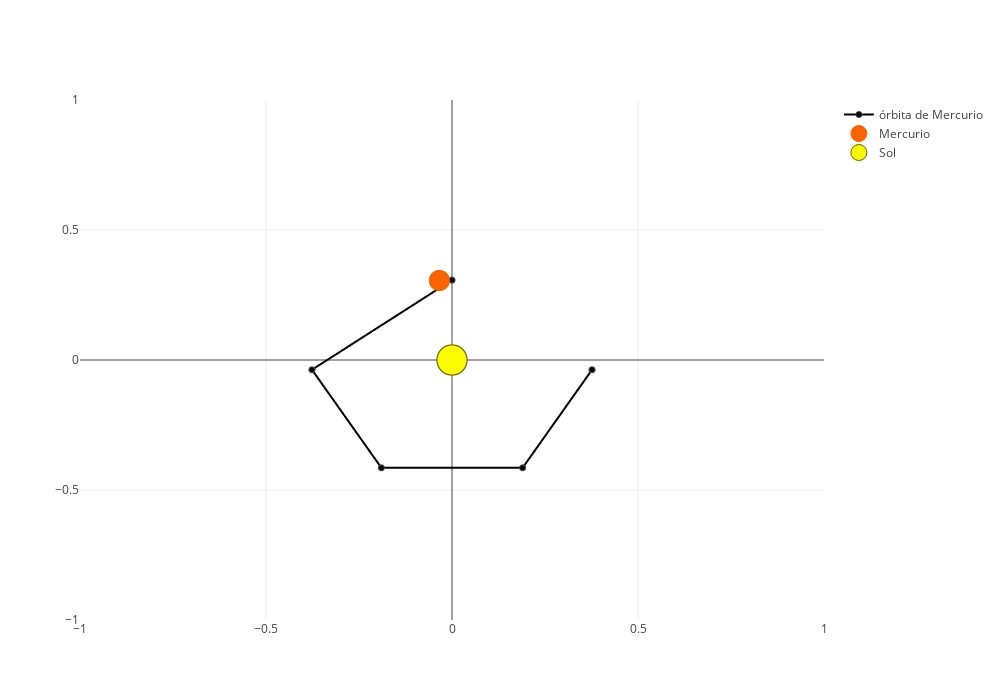

Here is the notebook cell this chart was saved with:
### Code cell
import plotly
from aux import *
from Planets_script import *
import numpy as np
import ipywidgets as wdgs

plotly.offline.init_notebook_mode(connected=True)


#Solar Sistem Creation
sistem = SolarSistem()

#Dictionary with all planets
planets_dict = {
    "Mercurio": sistem.planets[0],
    "Venus": sistem.planets[1],
    "La Tierra": sistem.planets[2],
    "Marte": sistem.planets[3],
    "Júpiter": sistem.planets[4],
    "Saturno": sistem.planets[5],
    "Urano": sistem.planets[6],
    "Neptuno":  sistem.planets[7]
}

#Interactive Widgets Creation
planet_picker = wdgs.Dropdown(options=planets_dict, description="Planeta")
day_picker = wdgs.IntText(value=1, description="Día", disabled=False)
anomaly_picker = wdgs.FloatSlider(value=0,min = 0, max = 2*math.pi, step = 0.01, description="Anomalía Excéntrica", disabled=False)

wdgs.interact_manual(showInfo, planet=planet_picker, t=day_picker, u=anomaly_picker,description="Mostrar información y órbita")

### Figure 1 — Plotly figure (JSON) as saved in the notebook; plotly's stock layout.template omitted (floating-point values rounded to 4 significant figures)
{"data": [{"marker": {"color": "rgb(0,0,0)", "line": {"width": 1}}, "name": "órbita de Mercurio", "type": "scattergl", "x": [1.882e-17, -0.3764, -0.1898, 0.1898, 0.3764], "y": [0.3073, -0.03747, -0.4146, -0.4146, -0.03747]}, {"marker": {"color": "rgb(250, 100, 0)", "line": {"color": "rgb(250,100,0)", "width": 1}, "size": 20}, "mode": "markers", "name": "Mercurio", "type": "scattergl", "x": [-0.03401], "y": [0.3057]}, {"marker": {"color": "rgb(250, 250, 0)", "line": {"color": "rgb(100,100,0)", "width": 1}, "size": 30}, "mode": "markers", "name": "Sol", "type": "scattergl", "x": [0], "y": [0]}], "layout": {"height": 700, "width": 1000, "xaxis": {"anchor": "y", "range": [0, 0]}, "yaxis": {"anchor": "x", "autorange": false, "range": [0, 0]}}}
